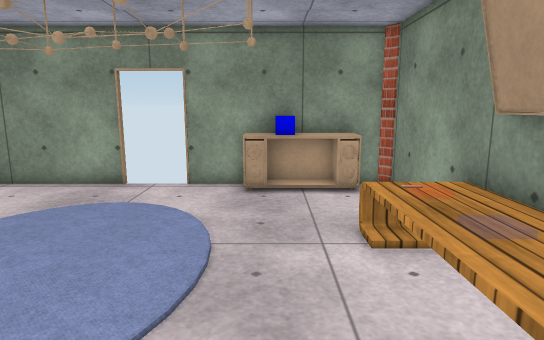
View 1 (above)

12 first-person views from a walk through a Unity game level. The camera is 1.3 m above the floor, tilts 10° down and sees 75° across. The floor is counted in squares, 0.5 m on a side. Each view is taken from the middle of a square. On the plan, view 1 faces up. The plan holds only what a view shows up to about 20 squares ahead; the rest is blank. The player character is not drawn. Door leaves are left out, so doorways stand open. Surface patterns are stand-ins for the level's own textures.

View 2
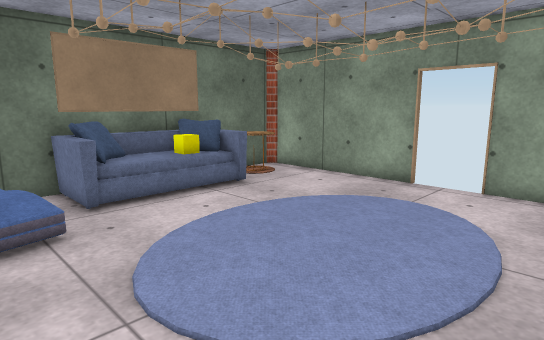

View 3
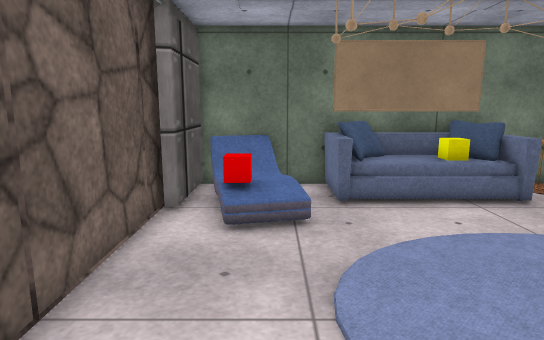

View 4
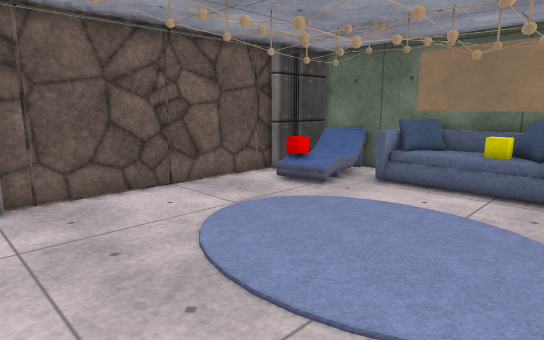

View 5
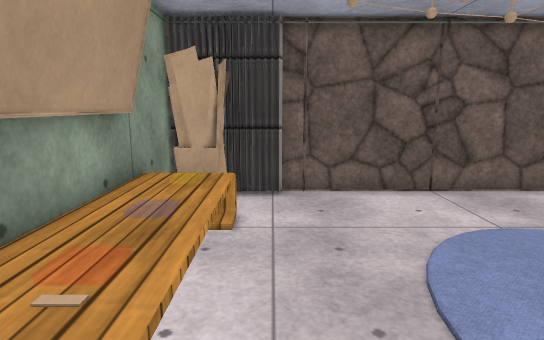

View 6
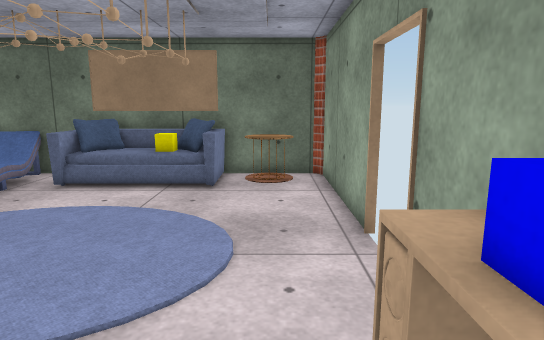

View 7
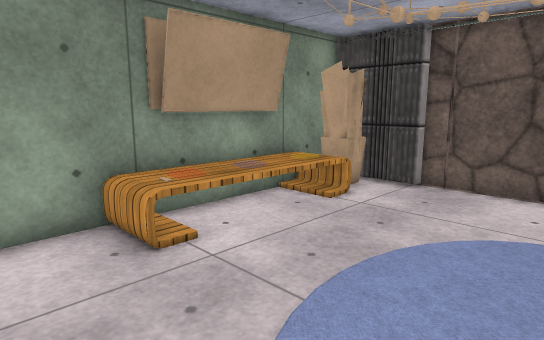

View 8
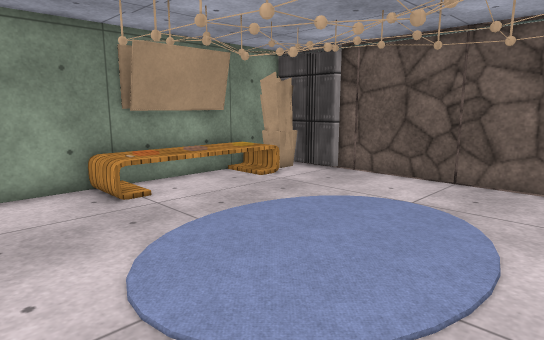

View 9
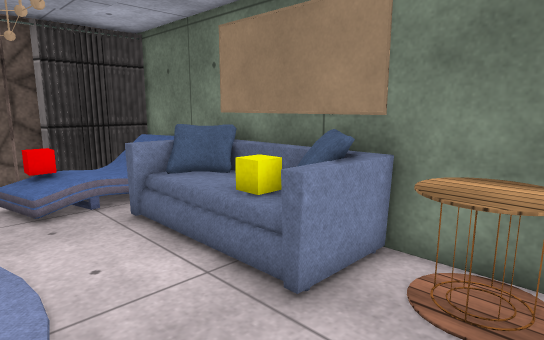

View 10
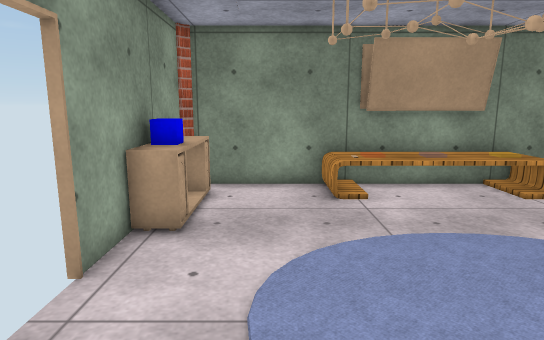

View 11
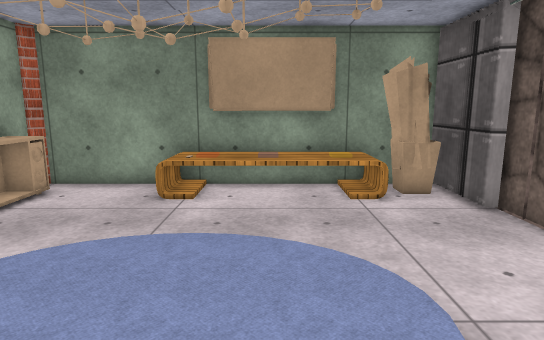

View 12
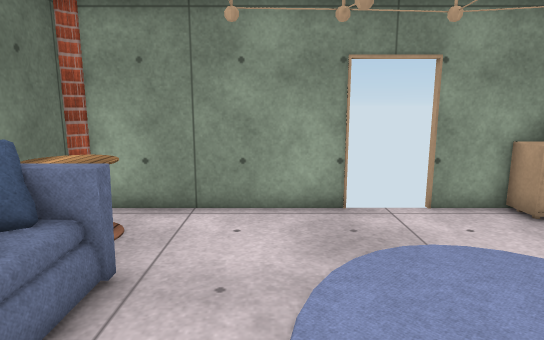

### Floor plan
Key: @ floor where view 1 was taken; # wall or solid block; x gap in a wall; . floor; D open door; C blue cube; T table; S sofa; Y yellow cube; F flowerpot; O other object.
Columns run from 12 left of view 1 to 4 right of it. Each row starts with its distance up from view 1.
 12 #######DDD#######
 11 #T.........OCCOO#
 10 #TT.............#
  9 #TT.............#
  8 #SSS............#
  7 #SY...........TT#
  6 #YY...........TT#
  5 #SO...........TT#
  4 #SS...........TT#
  3 #SSS..........TT#
  2 #.............TT#
  1 SOOOO.........TT#
  0 #   x.......@..F#
 -1   ##.........####
 -2    ############

Positions as (right, up) in squares from view 1, and headings:
1: (0, 0), facing up
2: (0, 0), facing up-left
3: (0, 1), facing left
4: (2, 9), facing down-left
5: (1, 9), facing down
6: (2, 10), facing left
7: (-4, 10), facing down-right
8: (-8, 11), facing down-right
9: (-6, 11), facing down-left
10: (-8, 9), facing right
11: (-8, 4), facing right
12: (-7, 3), facing up
